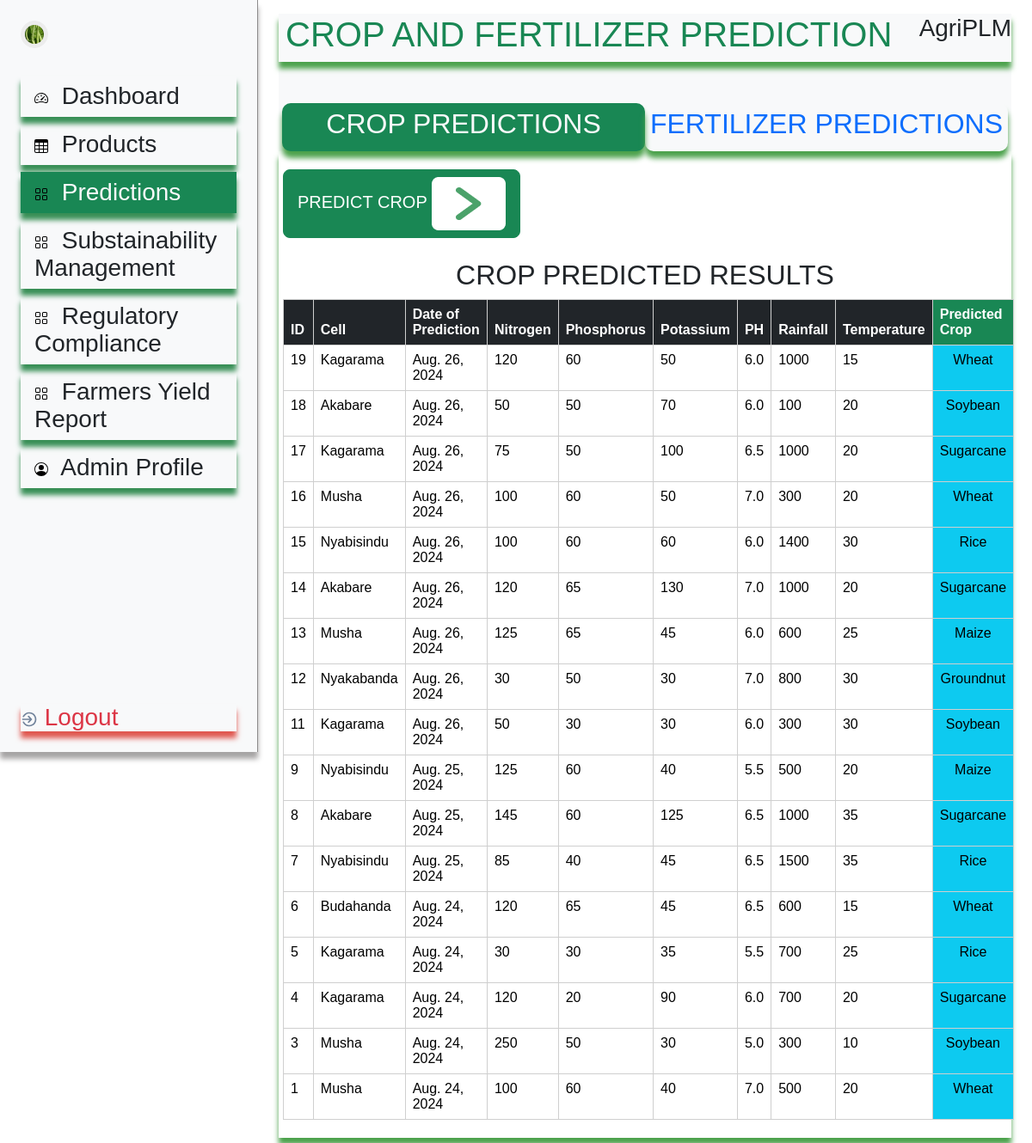
/admin_app/crop_prediction/, run on the app's committed database.
### admin_app/models.py (models this page shows, shortened)
class CropFertilizerPredict(models.Model):
    cell = models.CharField(max_length=100,choices=MUSHA_CELL_CHOICES)
    date = models.DateField(auto_now_add=True)
    nitrogen = models.IntegerField()
    phosphorus = models.IntegerField()
    potassium = models.IntegerField()
    ph = models.FloatField()
    rainfall = models.IntegerField()
    temperature = models.IntegerField()
    predicted_crop = models.CharField(max_length=100)
    predicted_fertilizer = models.CharField(max_length=100, blank=True,null=True)

### admin_app/views.py (the view)
# urls.py: path('crop_prediction/',views.CropPredictionView,name='crop_pred'),
def CropPredictionView(request):
    page = 'crop_fertilizer_predict'
    part = 'crop_prediction_part'
    cropFertilizerModel = CropFertilizerPredict.objects.all().order_by('-id')
    cropPredictForm = CropPredictForm()
    context = {
        'page': page,
        'part': part,
        'cropFertilizerModel': cropFertilizerModel,
        'cropPredictForm': cropPredictForm
    }
    return render(request,'admin_dashboard/admin_dashboard.html',context)

### utils/context_processors.py (called while the page is built)
def get_user_profile_context(request):
    if request.user.is_authenticated:
        if not request.user.is_staff:
            user_profile = UserProfiles.objects.get(user=request.user.id)
            return {'user_profile': user_profile}
        else:
            return {}
    else:
        return {}

### templates/admin_dashboard/admin_dashboard.html (shortened to what this page needs)
<!DOCTYPE html>
{%load static%}
{%load crispy_forms_tags %}
{%load widget_tweaks%}
<html>
  <head>
    <link rel="stylesheet" href="{%static 'css/bootstrap.css'%}"/>
    <link rel="stylesheet" href="{%static 'css/bootstrap.min.css'%}"/>
    <link rel="stylesheet" href="{%static 'css/global.css'%}">
    <link rel="stylesheet" href="https://cdnjs.cloudflare.com/ajax/libs/font-awesome/6.6.0/css/all.min.css" />
  </head>
  <body style="font-family: Arial, Helvetica, sans-serif;">
  <div class="container-fluid">
      <div class="row g-4">
        <div class="col-md-3 h-100 sticky-lg-top d-flex flex-column flex-shrink-0 p-4 bg-light mt-1 shado2 shado4" style="font-size:28px; border-right: 1px groove rgb(142, 140, 140);">
          <a href="{%url 'admin_profile'%}" class="d-flex align-items-center mb-4 mb-md-0 me-md-auto link-dark text-decoration-none">
            {%if user_profile.photo%}
              <img src="{{user_profile.photo.url}}" alt="" width="50" height="50" class="rounded-circle me-2">
            {%else%}
              <img src="{%static 'img/public/11@2x.png'%}" alt="" width="32" height="32" class="rounded-circle me-2">
            {%endif%}
          </a>
        <ul class="nav flex-column mb-auto mt-4">
          <li>
            <a href="{%url 'admin_dash'%}"
            class="nav-link link-dark shado2 mt-2
            ">
              <svg class="bi me-2" width="16" height="16"><use xlink:href="#speedometer2"/></svg>
              Dashboard
            </a>
          </li>
          <li>
            <a href="{%url 'admin_products'%}"
            class="nav-link link-dark shado2 mt-2
            ">
              <svg class="bi me-2" width="16" height="16"><use xlink:href="#table"/></svg>
              Products
            </a>
          </li>
          <li>
            <a href="{%url 'crop_pred'%}"
              class="nav-link link-dark shado2 mt-2
                {%if request.resolver_match.url_name == 'crop_pred' or request.resolver_match.url_name == 'predict_crop_results' or request.resolver_match.url_name == 'fert_pred' or request.resolver_match.url_name == 'predict_fertilizer' %}
                 bg-success text-light
                {%endif%}">
              <svg class="bi me-2" width="16" height="16"><use xlink:href="#grid"/></svg>
              Predictions
            </a>
          </li>
           <li>
            <a href="{%url 'sustain_management'%}"
            class="nav-link link-dark shado2 mt-2
            ">
              <svg class="bi me-2" width="16" height="16"><use xlink:href="#grid"/></svg>
              Substainability Management
            </a>
          </li>
           <li>
            <a href="{%url 'regulatory_comp'%}"
            class="nav-link link-dark shado2 mt-2
            ">
              <svg class="bi me-2" width="16" height="16"><use xlink:href="#grid"/></svg>
              Regulatory Compliance
            </a>
          </li>
          <li>
            <a href="{%url 'estimated_yield_reporter'%}"
            class="nav-link link-dark shado2 mt-2
            ">
              <svg class="bi me-2" width="16" height="16"><use xlink:href="#grid"/></svg>
              Farmers Yield Report
            </a>
          </li>
          <li>
            <a href="{%url 'admin_profile'%}"
            class="nav-link link-dark shado2 mt-2 {%if request.resolver_match.url_name == 'admin_profile'%} bg-success text-light{%endif%}">
              <svg class="bi me-2" width="16" height="16"><use xlink:href="#people-circle"/></svg>
              Admin Profile
            </a>
          </li>
        </ul>
        <a href="{%url 'logout'%}" class="text-danger shado3" style="text-decoration: none; color:black; margin-top:100%;">
          <img  class="usign-out-alt-icon" loading="lazy" alt=""src="{%static 'img/public/usignoutalt.svg' %}"/>
          Logout
        </a>
     </div>
       {%if page == 'admin_dash'%}
      <div class="col-md-9">
        <div class="container mt-2">
          <div class="d-flex justify-content-between p-2 mb-4 shado">
              <h1 class="text-success">REAL TIME ANALYTICS</h1>
              <h3>AgriPLM</h3>
            </div>
            <div class="row">
              <div class="col-md-6"></div>
              <div class="col-md-2"> </div>
              <div class="col-md-4">{%include 'messages/messages.html'%}</div>
            </div>
            <div class="container-fluid mt-4">
              <div class="row">
                <div class="col-md-8 shado1 px-4 pb-4">
                  <div class="row shado4 p-3 text-center" style="border-radius: 25px; border:1px groove black;">
                      <div class="col-md-3 row" style="border-right: 1px groove black;">
                            <div class="col">
                              <img src="{%static 'img/public/crop.png'%}" alt="">
                            </div>
                            <div class="col">
                              <div class="col-12 text-secondary">Total Estimated Yield</div>
                              <div class="col-12"><h6><b>{{total_yields}} Tons</b></h6></div>
                            </div>
                      </div>
                      <div class="col-md-3 row" style="border-right: 1px groove black;">
                            <div class="col px-3">
                              <img src="{%static 'img/public/group-10-11.svg'%}" alt="">
                            </div>
                            <div class="col">
                              <div class="col-12 text-secondary">Number of Farmers</div>
                              <div class="col-12"><h6><b>{{number_of_farmers}}</b></h6></div>
                            </div>
                      </div>
                      <div class="col-md-3 row" style="border-right: 1px groove black;">
                          <div class="col px-3">
                            <img src="{%static 'img/public/group-10-21.svg'%}" alt="">
                          </div>
                          <div class="col">
                            <div class="col-12 text-success">Active Projects</div>
                            <div class="col-12"><h6><b>{{active_projects}}</b></h6></div>
                          </div>
                      </div>
                      <div class="col-md-3 row">
                          <div class="col px-3">
                            <img src="{%static 'img/public/group-10-21.svg'%}" alt="">
                          </div>
                          <div class="col">
                            <div class="col-12 text-danger">Closed Projects</div>
                            <div class="col-12"><h6><b>{{closed_projetcs}}</b></h6></div>
                          </div>
                      </div>
                  </div>
                   <div class="row mt-4 mb-0">
                    <h4>CROP PRODUCTION</h4>
                    <img src="{%static 'img/crop_prod.png'%}" alt="">
                   </div>
                    <div class="row mt-4">
                      <h4>MHH AGRICULTURAL PRODUCT LIFE-CYCLE</h4>
                      <img src="{%static 'img/hmm.png'%}" alt="">
                    </div>
                </div>
                <div class="col-md-4 shado1">
                  <h4 class="p-2 shado4 mb-2">Our Proucts</h4>
                  <div class="row d-flex justify-content-between mt-3">
                    <div class="col-md-2"></div>
                    <div class="col-md-8" style="position: relative;">
                    <img class="w-100" src="{%static 'img/rounded_circle.png'%}" alt="">
                    <div style="position: absolute; bottom:25%; left:30%;">
                      <h5>Total Estimated </h5>
                      <h5> Yield</h5>
                      <h5> <b>{{total_yields}}Tons</b></h5>
                    </div>
                    </div>
                    <div class="col-md-2"></div>
                  </div>
                  <div class="row px-3 mt-4">
                    <h6 style="color: #aeaeae;">Musha’s Holistic Harvest</h6>
                    {%for query in aggre_query%}
                    <div class="col-md-12 mt-3">
                       <div class="row w-100 d-flex justify-content-between">
                      <div class="col d-flex align-items-center">
                        <div class="rice-circle"></div>
                        <div class="px-1">{{query.crop_fert_pred__predicted_crop}}</div>
                      </div>
                      <div class="col">{{query.sum}} Tons<br> <i style="color: #8f8c8c;">{{query.percentage}}%</i></div>
                    </div>
                    </div>
                    {%endfor%}
                  </div>
                </div>
              </div>
            </div>
        </div>
        </div>
        {%elif page == 'crop_fertilizer_predict'%}
        <div class="col-md-9">
          <div class="container-fluid mt-3">
            <div class="bg-light" style="position: sticky; top:0; z-index:1;">
              <div class="d-flex justify-content-between mb-5 shado">
                <h1 class="text-success px-2">CROP AND FERTILIZER PREDICTION</h1>
                <h3>AgriPLM</h3>
              </div>
              <div class="row px-3">
                <a href="{%url 'crop_pred'%}" class="col-md-6 shado text-center
                {%if request.resolver_match.url_name == 'crop_pred' or  request.resolver_match.url_name == 'predict_crop_results'%}
                  bg-success text-light
                {%endif%}"
                style="border-radius: 10px; padding:5px;">
                  <h2>CROP PREDICTIONS</h2>
                </a>
                <a href="{%url 'fert_pred'%}" class="col-md-6 shado text-center
                "
                style="border-radius: 10px; padding:5px;">
                  <h2>FERTILIZER PREDICTIONS</h2>
                </a>
              </div>
            </div>
            <div class="row">
               {%if part == 'crop_prediction_part'%}
              <div class="col-md-12">
                <div class="shado" style="padding: 5px;">
                  <div class="mt-2">
                    <button class="btn btn-lg btn-success mt-2" data-bs-toggle="modal" data-bs-target="#cropPredict">
                      PREDICT CROP
                    <img  alt="" src="{%static 'img/public/add_crop.png'%}" />
                    </button>
                  </div>
                <h2 class="mt-4 text-center">CROP PREDICTED RESULTS</h2>
                <table class="table table_pred h-100">
                  <thead class="table-dark">
                    <th>ID</th>
                    <th>Cell</th>
                    <th>Date of Prediction</th>
                    <th>Nitrogen</th>
                    <th>Phosphorus</th>
                    <th>Potassium</th>
                    <th>PH</th>
                    <th>Rainfall</th>
                    <th>Temperature</th>
                    <th class="bg-success">Predicted Crop</th>
                  </thead>
                  <tbody>
                    {%for crop_pred in cropFertilizerModel%}
                    <tr>
                      <td>{{crop_pred.id}}</td>
                      <td>{{crop_pred.cell}}</td>
                      <td>{{crop_pred.date}}</td>
                      <td>{{crop_pred.nitrogen}}</td>
                      <td>{{crop_pred.phosphorus}}</td>
                      <td>{{crop_pred.potassium}}</td>
                      <td>{{crop_pred.ph}}</td>
                      <td>{{crop_pred.rainfall}}</td>
                      <td>{{crop_pred.temperature}}</td>
                      <td class="bg-info text-center">{{crop_pred.predicted_crop}}</td>
                    </tr>
                    {%endfor%}
                  </tbody>
                </table>
                </div>
              </div>
              {%endif%}
            </div>
          </div>
        </div>
       {%endif%}
      </div>
    </div>
  </body>
</html>

### templates/admin_dashboard/admin_dashboard.html (style rules this page uses)
.shado { box-shadow: 0 8px 6px rgb(76, 162, 76); }
.shado2 { box-shadow: 0 8px 6px rgb(56, 143, 86); }
.shado3 { box-shadow: 0 8px 6px rgb(224, 88, 80); }
.shado4 { box-shadow: 0 8px 6px rgb(166, 164, 164); }
a { text-decoration: none; }
.table_pred,.table_pred th, .table_pred td { border: 1px solid rgb(207, 207, 207); border-collapse: collapse; }

### data on the page
CropFertilizerPredict: id "19", cell "Kagarama", date "Aug. 26, 2024", nitrogen "120", phosphorus "60", potassium "50", ph "6.0", rainfall "1000", temperature "15", predicted_crop "Wheat"
CropFertilizerPredict: id "18", cell "Akabare", date "Aug. 26, 2024", nitrogen "50", phosphorus "50", potassium "70", ph "6.0", rainfall "100", temperature "20", predicted_crop "Soybean"
CropFertilizerPredict: id "17", cell "Kagarama", date "Aug. 26, 2024", nitrogen "75", phosphorus "50", potassium "100", ph "6.5", rainfall "1000", temperature "20", predicted_crop "Sugarcane"
CropFertilizerPredict: id "16", cell "Musha", date "Aug. 26, 2024", nitrogen "100", phosphorus "60", potassium "50", ph "7.0", rainfall "300", temperature "20", predicted_crop "Wheat"
CropFertilizerPredict: id "15", cell "Nyabisindu", date "Aug. 26, 2024", nitrogen "100", phosphorus "60", potassium "60", ph "6.0", rainfall "1400", temperature "30", predicted_crop "Rice"
CropFertilizerPredict: id "14", cell "Akabare", date "Aug. 26, 2024", nitrogen "120", phosphorus "65", potassium "130", ph "7.0", rainfall "1000", temperature "20", predicted_crop "Sugarcane"
CropFertilizerPredict: id "13", cell "Musha", date "Aug. 26, 2024", nitrogen "125", phosphorus "65", potassium "45", ph "6.0", rainfall "600", temperature "25", predicted_crop "Maize"
CropFertilizerPredict: id "12", cell "Nyakabanda", date "Aug. 26, 2024", nitrogen "30", phosphorus "50", potassium "30", ph "7.0", rainfall "800", temperature "30", predicted_crop "Groundnut"
CropFertilizerPredict: id "11", cell "Kagarama", date "Aug. 26, 2024", nitrogen "50", phosphorus "30", potassium "30", ph "6.0", rainfall "300", temperature "30", predicted_crop "Soybean"
CropFertilizerPredict: id "9", cell "Nyabisindu", date "Aug. 25, 2024", nitrogen "125", phosphorus "60", potassium "40", ph "5.5", rainfall "500", temperature "20", predicted_crop "Maize"
CropFertilizerPredict: id "8", cell "Akabare", date "Aug. 25, 2024", nitrogen "145", phosphorus "60", potassium "125", ph "6.5", rainfall "1000", temperature "35", predicted_crop "Sugarcane"
CropFertilizerPredict: id "7", cell "Nyabisindu", date "Aug. 25, 2024", nitrogen "85", phosphorus "40", potassium "45", ph "6.5", rainfall "1500", temperature "35", predicted_crop "Rice"
CropFertilizerPredict: id "6", cell "Budahanda", date "Aug. 24, 2024", nitrogen "120", phosphorus "65", potassium "45", ph "6.5", rainfall "600", temperature "15", predicted_crop "Wheat"
CropFertilizerPredict: id "5", cell "Kagarama", date "Aug. 24, 2024", nitrogen "30", phosphorus "30", potassium "35", ph "5.5", rainfall "700", temperature "25", predicted_crop "Rice"
CropFertilizerPredict: id "4", cell "Kagarama", date "Aug. 24, 2024", nitrogen "120", phosphorus "20", potassium "90", ph "6.0", rainfall "700", temperature "20", predicted_crop "Sugarcane"
CropFertilizerPredict: id "3", cell "Musha", date "Aug. 24, 2024", nitrogen "250", phosphorus "50", potassium "30", ph "5.0", rainfall "300", temperature "10", predicted_crop "Soybean"
CropFertilizerPredict: id "1", cell "Musha", date "Aug. 24, 2024", nitrogen "100", phosphorus "60", potassium "40", ph "7.0", rainfall "500", temperature "20", predicted_crop "Wheat"
